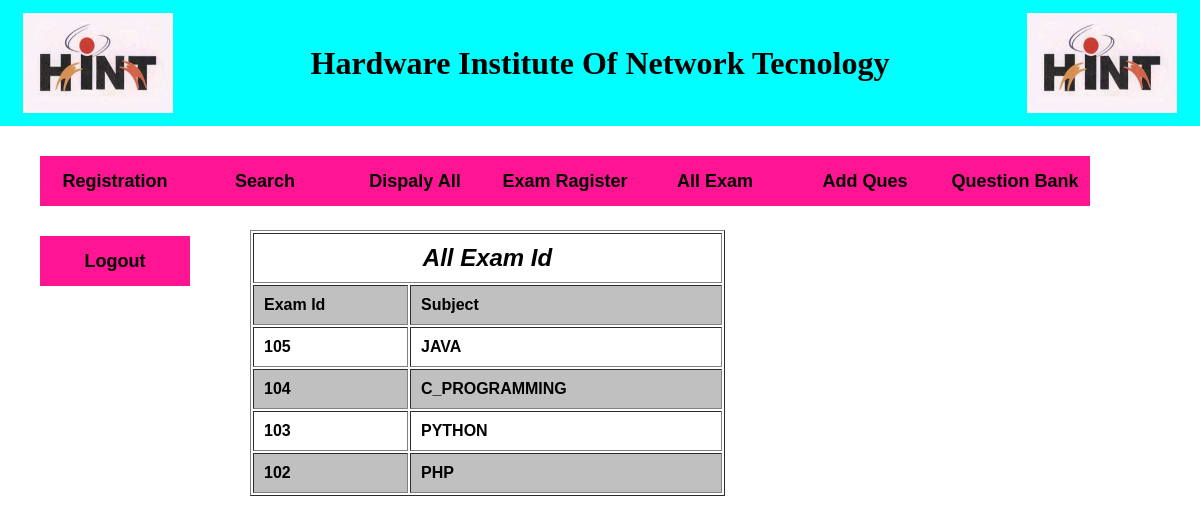
/allexam.php (signed in), run on the app's committed database.
### tables this page shows
CREATE TABLE `esam` (
  `e_id` varchar(50) NOT NULL,
  `subject` varchar(50) NOT NULL
);

### allexam.php (the view, shortened to what this page needs)
<?php
     if($_SESSION['u_id']==true)
     {
      include"amity.php";
      include"faculty.php";
      include"mysql.php";
	  $s="select * from esam order by e_id desc";
	  $rs=mysqli_query($con,$s);
	  echo"<div class=cla><br>";
	  echo"<div class=h2><table cellpadding=10 align=center border=1 bgcolor=white width=50%>";
	  echo"<tr><td colspan=2 align=center><font size=5><i>All Exam Id</i></font></td>";
	  echo"<tr><td>Exam Id<td>Subject";
	  while($r=mysqli_fetch_array($rs))
	  {
		 echo"<tr><td>".$r[0];
		 echo"<td>".$r[1];
	  }
   }
   else
   {
    	header("Location:home.php");
    }
?>
<html>
<head>
<link rel="stylesheet" type="text/css" href="my.css">
</head>
<body>
</body>
</html>

### my.css (style rules this page uses)
body { background-image:url(""); background-color:; background-size:cover; color:white; font-family:bold; }
* { font-weight: bold; color: black; margin: 0px; }

### faculty.php (style rules this page uses)
* { text-decoration:none; color: white; margin-top:1%; }

### allexam.php (style rules this page uses)
.h2 { margin-top:50px; padding:%; margin-left:1px; background-color: ; font-family: sans-serif; font-weight: bold; margin-left:250px; border-collapse:collapse; }
.cla table tr:nth-child(even) { background: silver; }

### data on the page
esam: e "105", subject "JAVA"
esam: e "104", subject "C_PROGRAMMING"
esam: e "103", subject "PYTHON"
esam: e "102", subject "PHP"
